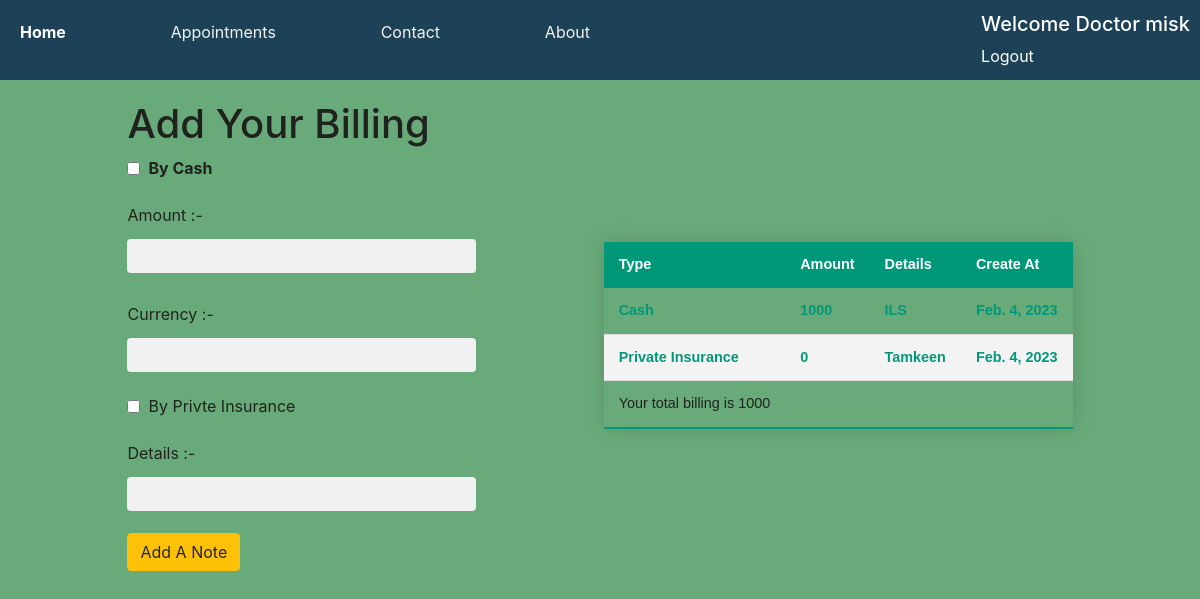
The page /billingHistory/1 (signed in) on the database its author committed.
### medicalSystemApp/models.py (models this page shows, shortened)
class billingHistory(models.Model):
    type=models.CharField(max_length=25,null=True,default='NULL')
    amount = models.IntegerField()
    description = models.CharField(max_length=45, null=True)
    createAt = models.DateField(auto_now_add=True, null=True)
    patientBillingHistory = models.ForeignKey(
        patient, related_name='patients_BillingHistory', on_delete=models.CASCADE)
    def check_if_exsists(id):
        if (billingHistory.objects.filter(patientBillingHistory=id).exists()):
            return True
        return False
    def get_all_billing(id):
        return billingHistory.objects.filter(patientBillingHistory=id)
    def sum_all_billing(id):
        return billingHistory.objects.values('patientBillingHistory').order_by('patientBillingHistory').annotate(total_price=Sum('amount')).filter(patientBillingHistory=id)[0]

### medicalSystemApp/views.py (the view)
# urls.py: path('billingHistory/<int:id>', views.billing_History, name='billingHistory'),
def billing_History(request, id):
    if not 'userid' in request.session:
        return redirect('/')
    if request.method == 'POST':
        type = int(request.POST.get('type', False))
        if type == 1:
            amount = int(request.POST['amount'])
            type='Cash'
            desc = request.POST['details']
            _id = patient.patient_by_id(id)
            billingHistory.add_billingHistory(type,amount, desc, _id)
        else:
            amount=0
            type='Private Insurance'
            desc=request.POST['details1']
            _id = patient.patient_by_id(id)
            billingHistory.add_billingHistory(type,amount, desc, _id)
        return redirect(f'/billingHistory/{id}')
    else:
        if (billingHistory.check_if_exsists(id)):
            context = {
                'id': id,
                'allBilling': billingHistory.get_all_billing(id),
                'Total2': billingHistory.sum_all_billing(id)
            }
        else:
            context = {
                'id': id,
                'allBilling': {}
            }
        return render(request, 'billingHistory.html', context=context)

### medicalSystemApp/templates/billingHistory.html (shortened to what this page needs)
<!DOCTYPE html>
<html lang="en">
<head>
    <link rel="stylesheet" href="https://cdn.jsdelivr.net/npm/bootstrap@4.0.0/dist/css/bootstrap.min.css">
    {% load static %}
    <link rel="stylesheet" href="{% static 'css/style.css' %}">
</head>
<body class="example">
    <div class="nav">
        <ul class="nav-links">
            <a class="active" href="{% url 'medicine:dashboard' %}">Home</a>
            <a href="#appointments">Appointments</a>
            <a href="#contact">Contact</a>
            <a href="#about">About</a>
        </ul>
        <div>
            <h5 >Welcome Doctor {{ request.session.username }}</h5>
            <div>
                <a style="color: white" href="{% url 'medicine:destroy' %}">Logout</a>
            </div>
        </div>
    </div>
    <div class="flex">
        <div>
            <h1 class=""> Add Your Billing</h1>
            <form action="{% url 'medicine:billingHistory' id %}" method="post">
                <div class="position-relative form-group form-inline">
                    <input type="checkbox" name="type" class="form-control form-control-sm mr-2 border-dark"
                        placeholder="First Name" value="1">
                    <label for="underTreatment" class="mr-1"><b>By Cash</b></label>
                </div>
                <div>
                    <label for="desc" class="col-form-label">Amount :-</label>
                    <input type="text" name="amount" id="desc" class="form-control">
                </div>
                <div>
                    <label for="desc" class="col-form-label">Currency :-</label>
                    <input type="text" name="details" id="desc" class="form-control">
                </div>
                <div class="position-relative form-group form-inline">
                    <input type="checkbox" name="type" class="form-control form-control-sm mr-2 border-dark"
                        placeholder="First Name" value="2">
                    <label for="underTreatment" class="mr-1">By Privte Insurance</label>
                </div>
                <div>
                    <label for="desc" class="col-form-label">Details :-</label>
                    <input type="text" name="details1" id="desc" class="form-control">
                </div>
                <button type="submit" class="btn btn-warning">Add A Note</button>
            </form>
        </div>
        <table class="styled-table">
            <thead>
                <tr>
                    <th>Type</th>
                    <th>Amount</th>
                    <th>Details</th>
                    <th>Create At</th>
                </tr>
            </thead>
            <tbody>
                {% for i in allBilling %}
                <tr class="active-row">
                    <td>{{ i.type }}</td>
                    <td>{{ i.amount }}</td>
                    <td>{{ i.description }}</td>
                    <td>{{ i.createAt }}</td>
                </tr>
                {% endfor %}
                <tr>
                    <td>
                        Your total billing is {{ Total2.total_price }}
                    </td>
                </tr>
            </tbody>
        </table>
    </div>
</body>
</html>

### medicalSystemApp/static/css/style.css (style rules this page uses)
:root { --blue: #007bff; --indigo: #6610f2; --purple: #6f42c1; --pink: #e83e8c; --red: #dc3545; --orange: #fd7e14; --yellow: #ffc107; --green: #69aa7a; --teal: #20c997; --cyan: #17a2b8; --white: #fff; --gray: #6c757d; --gray-dark: #343a40; --primary: #6995aa; --secondary: #1d4157; --success: #69aa7a; --info: #17a2b8; --warning: #ffc107; --danger: #db917d; --light: #f7f7f7; --dark: #343a40; --grey: #9b9b9b; --breakpoint-xs: 0; --breakpoint-sm: 576px; --breakpoint-md: 768px; --breakpoint-lg: 992px; --breakpoint-xl: 1200px; --font-family-sans-serif: Raleway, -apple-system, BlinkMacSystemFont, "Segoe UI", Roboto, "Helvetica Neue", Arial, sans-serif, "Apple Color Emoji", "Segoe UI Emoji", "Segoe UI Symbol", "Noto Color Emoji"; --font-family-monospace: SFMono-Regular, Menlo, Monaco, Consolas, "Liberation Mono", "Courier New", monospace; }
*, *::before, *::after { -webkit-box-sizing: border-box; box-sizing: border-box; }
html { font-family: sans-serif; line-height: 1.15; -webkit-text-size-adjust: 100%; -ms-text-size-adjust: 100%; -ms-overflow-style: scrollbar; -webkit-tap-highlight-color: rgba(0, 0, 0, 0); }
body { margin: 0; font-family: Raleway, -apple-system, BlinkMacSystemFont, "Segoe UI", Roboto, "Helvetica Neue", Arial, sans-serif, "Apple Color Emoji", "Segoe UI Emoji", "Segoe UI Symbol", "Noto Color Emoji"; font-size: 1rem; font-weight: 400; line-height: 1.5; color: #20221e; background-color: #fff; }
* { box-sizing: border-box }
input[type=text], input[type=password] { width: 100%; padding: 15px; margin: 5px 0 22px 0; display: inline-block; border: none; background: #f1f1f1; }
a { color: dodgerblue; }

### medicalSystemApp/templates/billingHistory.html (style rules this page uses)
.flex { display: flex; justify-content: space-evenly; align-items: center; }
.styled-table { border-collapse: collapse; margin: 25px 0; font-size: 0.9em; font-family: sans-serif; min-width: 400px; box-shadow: 0 0 20px rgba(0, 0, 0, 0.15); }
.styled-table thead tr { background-color: #009879; color: #ffffff; text-align: left; }
.styled-table th, .styled-table td { padding: 12px 15px; }
.styled-table tbody tr { border-bottom: 1px solid #dddddd; }
.styled-table tbody tr:nth-of-type(even) { background-color: #f3f3f3; }
.styled-table tbody tr:last-of-type { border-bottom: 2px solid #009879; }
.styled-table tbody tr.active-row { font-weight: bold; color: #009879; }
.example { background-color: #69aa7a; }
.flex-container, .nav-links, .nav { display: flex; justify-content: space-between; align-items: center; padding: 10px; }
.nav { height: 80px; background-color: #1d4157; color: #fff; margin-bottom: 20px; }
.nav-links { width: 50%; list-style-type: none; align-items: center; }
.nav-links a { color: #f3f3f3; text-decoration: none; }
.nav-links a.active { color: #fff; font-weight: bold; }
h5 { color: white; }
input[type=text], input[type=password], [type=email], [type=date] { width: 100%; padding: 5px; margin: 5px 0 22px 0; display: inline-block; border: none; background: #f1f1f1; }

### rows shown on the page
billingHistory: type "Cash", amount "1000", description "ILS", createAt "Feb. 4, 2023"
billingHistory: type "Private Insurance", amount "0", description "Tamkeen", createAt "Feb. 4, 2023"

### other values the page prints
{{ request.session.username }} "misk"
{{ Total2.total_price }} "1000"
